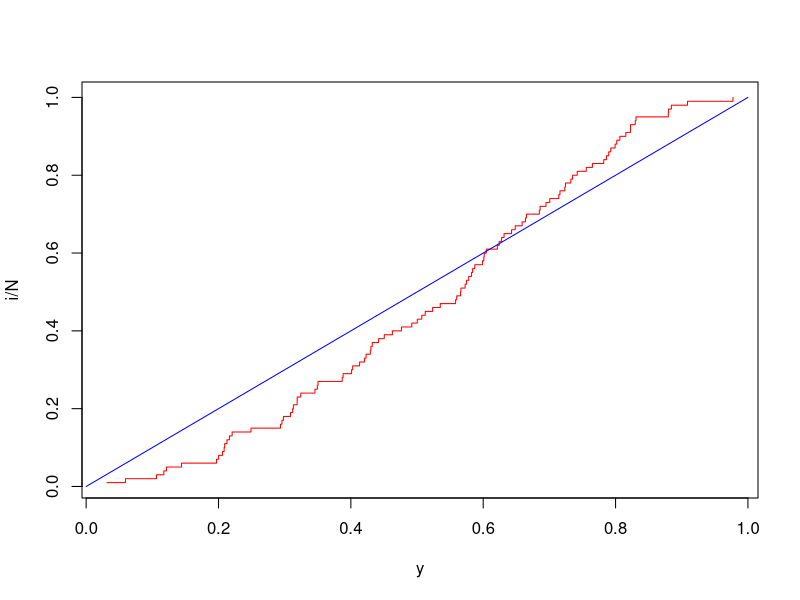

Recreate this plot in R.
rm(list=ls());
set.seed(123)
alpha = 1.5;
#generate data
N = 100;
U = matrix(runif(N),,N)
x = matrix(c(as.vector(-log(U))^(1/alpha)),1);
y = matrix(c(sort(1-exp(-x))),1);
i = matrix(c(1:N),1);
plot(y,i/N,type='s',col="red");
lines(matrix(c(0,1),1),matrix(c(0,1),1),col='blue');
dn_up = max(abs(y-i/N));
dn_down = max(abs(y-(i-1)/N));
dn = max(dn_up, dn_down);
j=matrix(-40:40,1);
p1 = 1-sum((-1)^j*exp(-2*(j*sqrt(N)*dn)^2));

p2=ks.test(y,punif)$p.value;

K = 1000;
DN=matrix(,1000)
for (k in 1:K)
{
	i = matrix(c(1:N),1);
	y=matrix(as.matrix(sort(matrix(c(matrix(c(runif(N)),1)),1))),1);
  DN[k] <- max(max(abs(y-i/N)), max(abs(y-(i-1)/N)));
}
p = sum(DN>=dn)/K;
p1
p2
p
